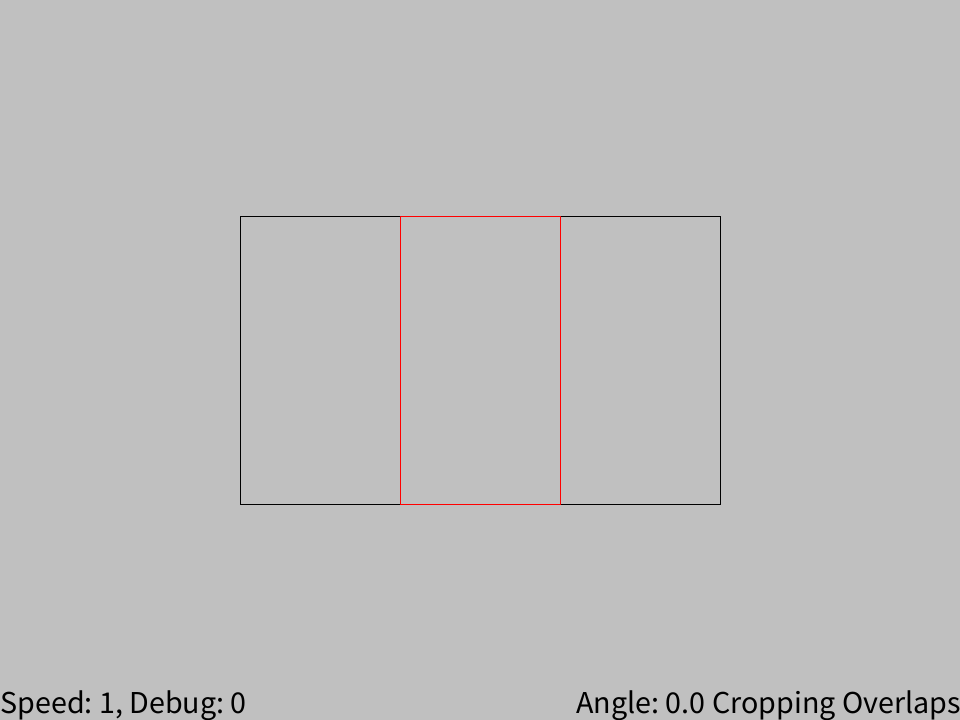
Frame 1 (no input)
Frame 60 (the mouse pressed at the canvas centre just before this capture): identical to frame 1, image omitted
Frame 120 (the mouse held since frame 60 and released just before this capture): identical to frame 1, image omitted

The Processing sketch that drew this single still picture (run headless with seeded random() and noise(); from frame 60 on, the mouse is pressed at the canvas centre):

// Processing sketch: clipping_test
// ── clipping_test.pde
float[] vert_x;
float[] vert_y;
float offset_x;
float offset_y;
color[] colour;
float mid_x, mid_y;
float angle;
String msg;

int ARR_SIZE = 64;

boolean renderMode;  // false is no cropping, true means cropping. Press "R" to toggle this
int moveSpeed;  //Toggle up with 'O' and down with 'P'
boolean debug;

void setup(){
  //size(640,480);
  size(960,720);
  textSize(32);
  
  int high = width / 3;
  int wide = high / 2;
  mid_x = width/2.0;
  mid_y = height/2.0;
  
  offset_x = 0;
  offset_y = 0;
  
  // top left, top right, bottom right, bottom left
  vert_x = new float[4];
  vert_y = new float[4];
  vert_x[0] = mid_x - (wide/2);
  vert_y[0] = mid_y - (high/2);
  vert_x[1] = mid_x + (wide/2);
  vert_y[1] = mid_y - (high/2);
  vert_x[2] = mid_x + (wide/2);
  vert_y[2] = mid_y + (high/2);
  vert_x[3] = mid_x - (wide/2);
  vert_y[3] = mid_y + (high/2);
  
  angle = 0;
  noStroke();
  frameRate(60);
  
  renderMode = true;
  moveSpeed = 1;
  debug = false;
  
  msg = "Hii";  // Default so it doesn't error-out
  
  println("Controls: WASD moves red box. Q rotates anti clockwise, E does clockwise.");
  println("O Increases movement speed, P decreases it. R will enable/disable cropping algorithm.");
  println("Arrow keys will change size of the red box. V for debug");
}

// I *think* this will get the true coordinate for the given vertex...I think
float get_x_1(float cos_theta, float sin_theta, float vert_x, float vert_y){
  return (cos_theta * (vert_x - mid_x)) - (sin_theta * (vert_y - mid_y)) + mid_x;
}

float get_y_1(float cos_theta, float sin_theta, float vert_x, float vert_y){
  return (sin_theta * (vert_x - mid_x)) + (cos_theta * (vert_y - mid_y)) + mid_y;
}

float [] get_range(float [] vals){
  float min = vals[0];
  float max = vals[0];
  for(int i = 1; i < 4; i++){  // Skip the first element since we've already checked it kinda
    if(vals[i] < min){min = vals[i];}
    if(vals[i] > max){max = vals[i];}  // I believe this would work fine with an else if, because in *this* case its only used on the AABB poly and the first vert is the min and the 3rd vert is the max. But it must be an "if" for general cases
  }
  float[] ret = new float[2];
  ret[0] = min;
  ret[1] = max;
  return ret;
}

// The dot product. Produces a scalar (Single value).
// The dot product of X and Y is the length of the projection of A onto B multiplied by the length of B (or the other way around).
// https://physics.stackexchange.com/questions/14082/what-is-the-physical-significance-of-dot-cross-product-of-vectors-why-is-divi
float dot(float x1, float y1, float x2, float y2){
  return (x1*x2) + (y1*y2);
}

// We *could* make this not a function since its only used once
float magnitude(float x, float y){
  return sqrt(pow(x,2) + pow(y,2));
}

float[] unit_vector(float x, float y){
  float magnitude = magnitude(x,y);
  float[] ret = new float[2];
  ret[0] = x / magnitude;
  ret[1] = y / magnitude;
  return ret;
}

// True if overlap, False if they don't
boolean seperating_axis_theorem(float[] x1, float[] y1, float[] x2, float[] y2, float[] normal){
  float[] range = new float[4];  //minAlong1, maxAlong1, minAlong2, maxAlong2
  range[0] = Float.MAX_VALUE;
  range[1] = -Float.MAX_VALUE;
  range[2] = Float.MAX_VALUE;
  range[3] = -Float.MAX_VALUE;
  
  // Dot is projecting the points onto the seperating axis and then we get the max and min
  float dotVal;
  for(int i = 0; i < 4; i++){
    dotVal = dot(x1[i], y1[i], normal[0], normal[1]);
    if(dotVal < range[0]){range[0] = dotVal;}
    if(dotVal > range[1]){range[1] = dotVal;}
    
    dotVal = dot(x2[i], y2[i], normal[0], normal[1]);
    if(dotVal < range[2]){range[2] = dotVal;}
    if(dotVal > range[3]){range[3] = dotVal;}
  }
  
  // max1 < min2 || min1 > max2
  if(range[1] < range[2] || range[0] > range[3]){
    return false;
  }
  
  return true;
}

// True if two shapes overlap, False otherwise
// AABB = Axis Aligned Boundry Box (Camera). OBB = Oriented Boundry Box (Sprite)
// Two shapes only intersect if they have overlap when "projected" onto every normal axis of both shapes.
// OBB-OBB uses 8 normal/seperating axises, one for every side. However AABB-OBB only uses 4 since 4 pairs of axises are always parallel
// For them to intersect, the shapes "crushed" vertexes have to overlap on every axis
  // So if theres even one axis where the crushed vertexes don't intersect, then the whole thing doesn't intersect.
Boolean AABB_OBB_Overlap(float[] OBB_X, float[] OBB_Y, float[] AABB_X, float[] AABB_Y){
  // Checking the camera's normals, simplified since we know its axis aligned so no unit vector calculations needed
  float[] range = get_range(OBB_X);  // Returns min and max of array
  if(range[1] < AABB_X[0] || range[0] > AABB_X[1]){
    return false;
  }
  range = get_range(OBB_Y);
  if(range[1] < AABB_Y[0] || range[0] > AABB_Y[3]){
    return false;
  }
  
  // Checking the sprite's normals
    // This can be more efficient. Just look at what was done here https://gist.github.com/nyorain/dc5af42c6e83f7ac6d831a2cfd5fbece
  float[] normal1 = unit_vector(OBB_X[1] - OBB_X[0], OBB_Y[1] - OBB_Y[0]);  // Left side's normal
  float[] normal2 = unit_vector(OBB_X[3] - OBB_X[0], OBB_Y[3] - OBB_Y[0]);  // Top side's normal
  
  //// Quicker, but they aren't unit vectors
  //// Surprisingly they seem to be slightly more accurate than the previous ones somehow
  //normal1[0] = -(OBB_X[1] - OBB_X[0]);
  //normal1[1] = OBB_Y[1] - OBB_Y[0];
  
  //normal2[0] = -(OBB_X[2] - OBB_X[1]);
  //normal2[1] = OBB_Y[2] - OBB_Y[1];
  
  //// Blue = normal1 (Left side)
  //stroke(#0000FF);
  //line((width/2) - (normal1[0] * 100), (height/2) - (normal1[1] * 100), (width/2) + (normal1[0] * 100), (height/2) + (normal1[1] * 100));
  
  //// Green = normal2 (Top side)
  //stroke(#00FF00);
  //line((width/2) - (normal2[0] * 100), (height/2) - (normal2[1] * 100), (width/2) + (normal2[0] * 100), (height/2) + (normal2[1] * 100));
  
  //if(abs(normal1[0]) != abs(normal2[1]) || abs(normal1[1]) != abs(normal2[0])){
  //  print("THEY DIFFER\n");
  //  print("norm1:" + normal1[0] + ", " + normal1[1] + "\n");
  //  print("norm2:" + normal2[0] + ", " + normal2[1] + "\n");
  //}
  
  if(!seperating_axis_theorem(OBB_X, OBB_Y, AABB_X, AABB_Y, normal1)){
    return false;
  }
  
  if(!seperating_axis_theorem(OBB_X, OBB_Y, AABB_X, AABB_Y, normal2)){
    return false;
  }

  // They overlap
  return true;
}

void renderCamera(float[] x, float[] y){
  fill(0, 0);
  stroke(0);
  line(x[0], y[0], x[1], y[1]);
  line(x[1], y[1], x[2], y[2]);
  line(x[2], y[2], x[3], y[3]);
  line(x[3], y[3], x[0], y[0]);
}

// If we are going here, we're assuming the lines DO intersect somewhere
  // If given x value, we're trying to find y and vica versa
float crayon_graphic_line_plane_intersect(float x0, float y0, float x1, float y1, float curr_val, boolean vertical_plane){
  float m, c;
  if(vertical_plane){  // Have x, finding y
    // To avoid divide by zero error
    if(x0 == x1){  // In our use case, this should never trigger since we know the line couldn't be paralle
      return y0;
    }
    
    // Turn our line segment into "y = mx + c" then plug in x (curr_val) and we have y
    m = (y1 - y0) / (x1 - x0);
    c = y0 - (m * x0);
    
    // We want to get the y value and we have the x value
      // This version doesn't work, but if it did it would be faster than the other method
    //float ratio = abs(x0 - curr_val) / abs(x0 - x1);  // Ratio of how far the point is between x0 and x1
    //return y0 + (abs(y0 - y1) * ratio);   // The y coord
  }
  else{  // Have y, finding x
    // To avoid divide by zero error
    if(y0 == y1){  // Never used for us
      return x0;
    }
    
    // Rather than doing "y = mx + c", I instead do "x = my + c" and this still gets us the right result.
    m = (x1 - x0) / (y1 - y0);
    c = x0 - (m * y0);
  }
  
  return (m * curr_val) + c;
}

// This function might modify holder_vert_x, but it doesn't really matter anyways
  // This video taught it so well, very easy to follow:
  // https://www.youtube.com/watch?v=Euuw72Ymu0M
int sutherland_hodgman_alg(float[] crop_vert_x, float[] crop_vert_y, float[] camera_x,
    float[] camera_y, int crop_len){
  
  int array_mid = ARR_SIZE / 2;

  // L, T, R, B
  float[] camera_coords = new float[4];
  camera_coords[0] = camera_x[0];  // min_x
  camera_coords[1] = camera_y[0];  // min_y
  camera_coords[2] = camera_x[2];  // max_x
  camera_coords[3] = camera_y[2];  // max_y
  
  int new_len = 0;  // Java complains it may not be initialised when we return at the end...but j loop guarantees its initialised...
  boolean indexMode;  // false = Data is from indexes 0 - 7, true = indexes 8 - 15
  
  // Some vars
  boolean in1, in2;  // True if variable is in
  int i, prev_vert_index, offset = 0;
  float curr_val;
  
  //println("Start");
  //int j;
  //for(j = 0; j < 4; j++){
  //  // I'm going in order v4->v1, v1->v2, v2->v3, v3->v4 so I don't have to modulo check every loop
  //  new_len = 0;
  //  curr_val = camera_coords[j];
  //  indexMode = (j % 2 == 0);  // First loop its true
  //  offset = (indexMode ? array_mid : 0);
  //  prev_vert_index = (crop_len - 1) + offset;
  //  in1 = (crop_vert_x[prev_vert_index] >= curr_val);  // The last vert
  //  if(j > 1){in1 = !in1;}
  //  println(new_len + ", " + crop_len + ", " + curr_val + ", " + indexMode + ", " + offset + ", " + prev_vert_index + ", " + in1);
  //  for(i = (indexMode ? 0 : array_mid); i < crop_len + (indexMode ? 0: array_mid); i++){
  //    in2 = (crop_vert_x[i] >= curr_val);
  //    if(j > 1){in2 = !in2;}
  //    println(i + "-th loop. in2 = " + in2);
      
  //    if(in1 && in2){  // both IN, Save vert i
  //      crop_vert_x[offset + new_len] = crop_vert_x[i];
  //      crop_vert_y[offset + new_len] = crop_vert_y[i];
  //      new_len++;
  //    }
  //    else if(in1 || in2){  // One IN, other OUT. We'll make v1' and save it
  //      if(indexMode){
  //        crop_vert_x[offset + new_len] = curr_val;
  //        crop_vert_y[offset + new_len] = crayon_graphic_line_plane_intersect(crop_vert_x[prev_vert_index], crop_vert_y[prev_vert_index], crop_vert_x[i], crop_vert_y[i], curr_val, indexMode);
  //      }
  //      else{
  //        crop_vert_x[offset + new_len] = crayon_graphic_line_plane_intersect(crop_vert_x[prev_vert_index], crop_vert_y[prev_vert_index], crop_vert_x[i], crop_vert_y[i], curr_val, indexMode);
  //        crop_vert_y[offset + new_len] = curr_val;
  //      }
  //      if(in2){  // OUT-IN, save v2 aswell
  //        crop_vert_x[offset + new_len + 1] = crop_vert_x[i];
  //        crop_vert_y[offset + new_len + 1] = crop_vert_y[i];
  //        new_len += 2;
  //      }
  //      else{  // IN-OUT
  //        new_len++;
  //      } 
  //    }
  //    // If both are OUT, we discard both
      
  //    // Update the prev vert
  //    in1 = in2;
  //    prev_vert_index = i;
  //  }
  //  if(new_len == 0){  // If we disabled OOB check and poly is entirely OOB, this can happen
  //    return new_len;
  //  }
  //  crop_len = new_len;
  //  if(debug && crop_len >= 8){
  //    println("After " + i + "-th Left crop, we have " + crop_len + " verts");
  //  }
  //}
  
  //return new_len;
  
  
  
  
  
  
  
  
  
  
  
  // Left side first
    // I'm going in order v4->v1, v1->v2, v2->v3, v3->v4 so I don't have to modulo check every loop
  new_len = 0;
  curr_val = camera_coords[0];
  prev_vert_index = crop_len - 1;
  in1 = (crop_vert_x[prev_vert_index] >= curr_val);  // The last vert
  for(i = 0; i < crop_len; i++){
    in2 = (crop_vert_x[i] >= curr_val);
    if(in1 && in2){  // both IN, Save vert i
      crop_vert_x[array_mid + new_len] = crop_vert_x[i];
      crop_vert_y[array_mid + new_len] = crop_vert_y[i];
      new_len++;
    }
    else if(in1 || in2){  // One IN, other OUT. We'll make v1' and save it
      crop_vert_x[array_mid + new_len] = curr_val;
      crop_vert_y[array_mid + new_len] = crayon_graphic_line_plane_intersect(crop_vert_x[prev_vert_index], crop_vert_y[prev_vert_index], crop_vert_x[i], crop_vert_y[i], curr_val, true);
      if(in2){  // OUT-IN, save v2 aswell
        crop_vert_x[array_mid + new_len + 1] = crop_vert_x[i];
        crop_vert_y[array_mid + new_len + 1] = crop_vert_y[i];
        new_len += 2;
      }
      else{  // IN-OUT
        new_len++;
      } 
    }
    // If both are OUT, we discard both
    
    // Update the prev vert
    in1 = in2;
    prev_vert_index = i;
  }
  if(new_len == 0){  // If we disabled OOB check and poly is entirely OOB, this can happen
    return new_len;
  }
  crop_len = new_len;
  if(debug && crop_len >= 8){
    println("After Left crop, we have " + crop_len + " verts");
  }
  
  
  // -----------------------------
  
  
  // Top side
  new_len = 0;
  curr_val = camera_coords[1];
  prev_vert_index = (crop_len - 1) + array_mid;
  in1 = (crop_vert_y[prev_vert_index] >= curr_val);  // The last vert
  for(i = 0; i < crop_len; i++){
    in2 = (crop_vert_y[array_mid + i] >= curr_val);
    if(in1 && in2){  // both in, Save vert array_mid + i
      crop_vert_x[new_len] = crop_vert_x[array_mid + i];
      crop_vert_y[new_len] = crop_vert_y[array_mid + i];
      new_len++;
    }
    else if(!in1 && in2){  // Make v1', then save v1' then save v2
      crop_vert_x[new_len] = crayon_graphic_line_plane_intersect(crop_vert_x[prev_vert_index], crop_vert_y[prev_vert_index], crop_vert_x[array_mid + i], crop_vert_y[array_mid + i], curr_val, false);
      crop_vert_y[new_len] = curr_val;
      
      crop_vert_x[new_len + 1] = crop_vert_x[array_mid + i];
      crop_vert_y[new_len + 1] = crop_vert_y[array_mid + i];
      new_len += 2;
    }
    else if(in1 && !in2){  // Make v1', then save v1'
      crop_vert_x[new_len] = crayon_graphic_line_plane_intersect(crop_vert_x[prev_vert_index], crop_vert_y[prev_vert_index], crop_vert_x[array_mid + i], crop_vert_y[array_mid + i], curr_val, false);
      crop_vert_y[new_len] = curr_val;
      new_len++;
    }
    // If both are out, we discard both
    
    // Update the prev vert
    in1 = in2;
    prev_vert_index = array_mid + i;
  }
  if(new_len == 0){  // If we disabled OOB check and poly is entirely OOB, this can happen
    return new_len;
  }
  crop_len = new_len;
  if(debug && crop_len >= 8){
    println("After Top crop, we have " + crop_len + " verts");
  }
  
  
  // -----------------------------
  
  
  // Right side
  new_len = 0;
  curr_val = camera_coords[2];
  prev_vert_index = crop_len - 1;
  in1 = (crop_vert_x[prev_vert_index] <= curr_val);  // The last vert
  for(i = 0; i < crop_len; i++){
    in2 = (crop_vert_x[i] <= curr_val);
    if(in1 && in2){  // both in, Save vert i
      crop_vert_x[array_mid + new_len] = crop_vert_x[i];
      crop_vert_y[array_mid + new_len] = crop_vert_y[i];
      new_len++;
    }
    else if(!in1 && in2){  // Make v1', then save v1' then save v2
      crop_vert_x[array_mid + new_len] = curr_val;
      crop_vert_y[array_mid + new_len] = crayon_graphic_line_plane_intersect(crop_vert_x[prev_vert_index], crop_vert_y[prev_vert_index], crop_vert_x[i], crop_vert_y[i], curr_val, true);
      
      crop_vert_x[array_mid + new_len + 1] = crop_vert_x[i];
      crop_vert_y[array_mid + new_len + 1] = crop_vert_y[i];
      new_len += 2;
    }
    else if(in1 && !in2){  // Make v1', then save v1'
      crop_vert_x[array_mid + new_len] = curr_val;
      crop_vert_y[array_mid + new_len] = crayon_graphic_line_plane_intersect(crop_vert_x[prev_vert_index], crop_vert_y[prev_vert_index], crop_vert_x[i], crop_vert_y[i], curr_val, true);
      new_len++;
    }
    // If both are out, we discard both
    
    // Update the prev vert
    in1 = in2;
    prev_vert_index = i;
  }
  if(new_len == 0){  // If we disabled OOB check and poly is entirely OOB, this can happen
    return new_len;
  }
  crop_len = new_len;
  if(debug && crop_len >= 8){
    println("After Right crop, we have " + crop_len + " verts");
  }
  
  
  // -----------------------------
  
  
  // Bottom side
  new_len = 0;
  curr_val = camera_coords[3];
  prev_vert_index = (crop_len - 1) + array_mid;
  in1 = (crop_vert_y[prev_vert_index] <= curr_val);  // The last vert
  for(i = 0; i < crop_len; i++){
    in2 = (crop_vert_y[array_mid + i] <= curr_val);
    if(in1 && in2){  // both in, Save vert array_mid + i
      crop_vert_x[new_len] = crop_vert_x[array_mid + i];
      crop_vert_y[new_len] = crop_vert_y[array_mid + i];
      new_len++;
    }
    else if(!in1 && in2){  // Make v1', then save v1' then save v2
      crop_vert_x[new_len] = crayon_graphic_line_plane_intersect(crop_vert_x[prev_vert_index], crop_vert_y[prev_vert_index], crop_vert_x[array_mid + i], crop_vert_y[array_mid + i], curr_val, false);
      crop_vert_y[new_len] = curr_val;  // This can be the wrong y boarder.
      
      crop_vert_x[new_len + 1] = crop_vert_x[array_mid + i];
      crop_vert_y[new_len + 1] = crop_vert_y[array_mid + i];
      new_len += 2;
    }
    else if(in1 && !in2){  // Make v1', then save v1'
      crop_vert_x[new_len] = crayon_graphic_line_plane_intersect(crop_vert_x[prev_vert_index], crop_vert_y[prev_vert_index], crop_vert_x[array_mid + i], crop_vert_y[array_mid + i], curr_val, false);
      crop_vert_y[new_len] = curr_val;
      new_len++;
    }
    // If both are out, we discard both
    
    // Update the prev vert
    in1 = in2;
    prev_vert_index = array_mid + i;
  }
  if(new_len == 0){  // If we disabled OOB check and poly is entirely OOB, this can happen
    return new_len;
  }
  crop_len = new_len;
  if(debug && crop_len >= 8){
    println("After Bottom crop, we have " + crop_len + " verts");
  }

  
  return new_len;
}

// overlap might go unused
void renderSprite(float[] x, float[] y, float[] camera_x, float[] camera_y){
  
  // If no cropping, just render it
  stroke(#FF0000);
  if(!renderMode){
    line(x[0], y[0], x[1], y[1]);
    line(x[1], y[1], x[2], y[2]);
    line(x[2], y[2], x[3], y[3]);
    line(x[3], y[3], x[0], y[0]);
    return;
  }
  
  // The verts will be copied to here
  int crop_len = 4;
  float[] crop_vert_x = new float[ARR_SIZE];  // I think 8 will be the max vertexes, but we need double because we'll be saving and using arrays at the same time.
  float[] crop_vert_y = new float[ARR_SIZE];
  
  // Copy our verts into the new arrays
  for(int i = 0; i < crop_len; i++){
    crop_vert_x[i] = x[i];
    crop_vert_y[i] = y[i];
  }
  
  crop_len = sutherland_hodgman_alg(crop_vert_x, crop_vert_y, camera_x, camera_y, crop_len);
  
  if(debug){
    println("Currently uses " + crop_len + " verts");
  }
  
  // Don't render anything because we can't
  if(crop_len < 2){
    return;
  }
  
  //ARR_SIZE = 0;
  //for(int i = ARR_SIZE / 2; i < crop_len + (ARR_SIZE / 2) - 1; i++){
  //  line(crop_vert_x[i], crop_vert_y[i], crop_vert_x[i+1], crop_vert_y[i+1]);
  //}
  //line(crop_vert_x[crop_len + (ARR_SIZE / 2) - 1], crop_vert_y[crop_len + (ARR_SIZE / 2) - 1], crop_vert_x[ARR_SIZE / 2], crop_vert_y[ARR_SIZE / 2]);  // From v10-15 to v8
  
  ////println("It is: " + crop_len);
  ////for(int i = ARR_SIZE / 2; i < crop_len + (ARR_SIZE / 2); i++){
  ////  println("Coords: " + crop_vert_x[i] + ", " + crop_vert_y[i]);
  ////}
  //ARR_SIZE = 64;
  
  // Render it
  for(int i = 0; i < crop_len - 1; i++){
    line(crop_vert_x[i], crop_vert_y[i], crop_vert_x[i+1], crop_vert_y[i+1]);
  }
  line(crop_vert_x[crop_len - 1], crop_vert_y[crop_len - 1], crop_vert_x[0], crop_vert_y[0]);
}

void draw(){
  background(192,192,192);
  
  float rotation_under_360 = angle % 360.0;  //If angle is more than 360 degrees, this fixes that
  if(rotation_under_360 < 0){rotation_under_360 += 360.0;}  //fmod has range -359 to +359, this changes it to 0 to +359
  float angleradians = (rotation_under_360 * PI) / 180.0f;
  float cos_theta = cos(angleradians);
  float sin_theta = sin(angleradians);
  
  //Rotation
  float[] x = new float[4];
  float[] y = new float[4];
  for(int j = 0; j < 4; j++){
    float a = get_x_1(cos_theta, sin_theta, vert_x[j], vert_y[j]);
    float b = get_y_1(cos_theta, sin_theta, vert_x[j], vert_y[j]);
    x[j] = a + offset_x;
    y[j] = b + offset_y;
  }
  
  // Seems this camera stuff could be done in setup instead...
  float[] camera_x = new float[4];
  float[] camera_y = new float[4];
  
  // top left, top right, bottom right, bottom left
  camera_x[0] = mid_x - (width / 4);
  camera_y[0] = mid_y - (height / 5);
  camera_x[1] = mid_x + (width / 4);
  camera_y[1] = mid_y - (height / 5);
  camera_x[2] = mid_x + (width / 4);
  camera_y[2] = mid_y + (height / 5);
  camera_x[3] = mid_x - (width / 4);
  camera_y[3] = mid_y + (height / 5);
  
  // check if they overlap here
  boolean overlap = AABB_OBB_Overlap(x, y, camera_x, camera_y);
  
  renderCamera(camera_x, camera_y);
  renderSprite(x, y, camera_x, camera_y);
  
  // Render text messages
  msg = "Angle: " + angle + " ";
  if(!renderMode){
    msg += "No Crop ";
  }
  else{
    msg += "Cropping ";
  }
  
  if(overlap){
    msg += "Overlaps";
  }
  else{
    msg += "OOB ";
  }
  
  // Render the text
  fill(0);
  textAlign(RIGHT, BOTTOM);
  text(msg, width, height);
  
  textAlign(LEFT, BOTTOM);
  text("Speed: " + moveSpeed + ", Debug: " + (debug ? 1 : 0), 0, height);
}

void keyPressed() {
  if(key == 'R' || key == 'r'){
    renderMode = !renderMode;
  }
  
  if(key == 'O' || key == 'o'){
    if(moveSpeed == 0){
      moveSpeed = 1;
    }
    else{
      moveSpeed = moveSpeed * 2;
    }
  }
  if(key == 'P' || key == 'p'){
    moveSpeed = moveSpeed / 2;
  }
  
  if(key == 'V' || key == 'v'){
    debug = !debug;
  }
  
  if(key == 'E' || key == 'e'){
    angle++;
  }
  if(key == 'Q' || key == 'q'){
    angle--;
  }
  
  // Vert order: TL, TR, BR, BL
  if(key == CODED){
    if(keyCode == UP){
      vert_y[2]++;
      vert_y[3]++;
      vert_y[0]--;
      vert_y[1]--;
    }
    if(keyCode == DOWN){
      vert_y[2]--;
      vert_y[3]--;
      vert_y[0]++;
      vert_y[1]++;
    }
    if(keyCode == LEFT){
      vert_x[1]--;
      vert_x[2]--;
      vert_x[0]++;
      vert_x[3]++;
    }
    if(keyCode == RIGHT){
      vert_x[1]++;
      vert_x[2]++;
      vert_x[0]--;
      vert_x[3]--;
    }
  }
  if(key == 'W' || key == 'w'){
    offset_y -= moveSpeed;
  }
  if(key == 'S' || key == 's'){
    offset_y += moveSpeed;
  }
  if(key == 'A' || key == 'a'){
    offset_x -= moveSpeed;
  }
  if(key == 'D' || key == 'd'){
    offset_x += moveSpeed;
  }
}
